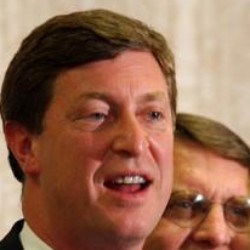
#> input picture Image_Process/Image/PCT1.jpg, 250 x 250 px
$ python aritmatika.py
#> lines starting #> are read from the running program, lines starting #| are printed output that depends on the picture
import cv2

img1 = cv2.imread('Image/PCT1.jpg')
#> img1 is the input picture: shape (250, 250, 3); mean B, G, R 80, 103.4, 147.3
img2 = cv2.imread('Image/PCT2.jpg')
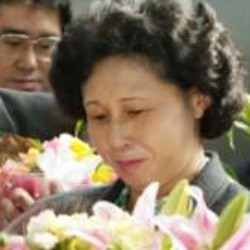
#> input picture Image_Process/Image/PCT2.jpg, 250 x 250 px
#> img2 is the input picture: shape (250, 250, 3); mean B, G, R 99.9, 122.7, 138.9

# Operasi Pertambahan
add = cv2.add(img1, img2)
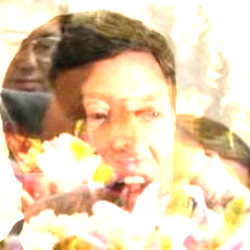
#> add: shape (250, 250, 3); mean B, G, R 171.8, 202.8, 225.2

# Operasi Pengurangan
sub = cv2.subtract(img1, img2)
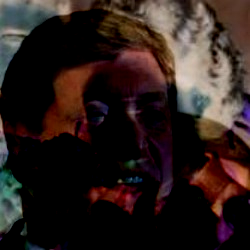
#> sub: shape (250, 250, 3); mean B, G, R 27.8, 31.1, 43.9

# Operasi Perkalian
multi = cv2.multiply(img1, img2)
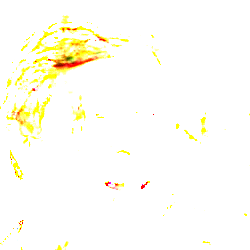
#> multi: shape (250, 250, 3); mean B, G, R 243.9, 253.6, 254.8

# Operasi Pembagian
div = cv2.divide(img1, img2)
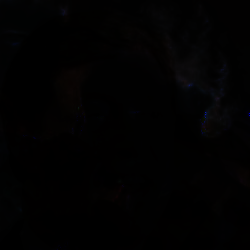
#> div: shape (250, 250, 3); mean B, G, R 1.4, 1.3, 1.7

# Hasil
cv2.imshow('Gambar 1', img1)
cv2.imshow('Gambar 2', img2)
cv2.imshow('Add', add)
cv2.imshow('Subtract', sub)
cv2.imshow('Multiply', multi)
cv2.imshow('Divide', div)

cv2.waitKey(0)
cv2.destroyAllWindows()
